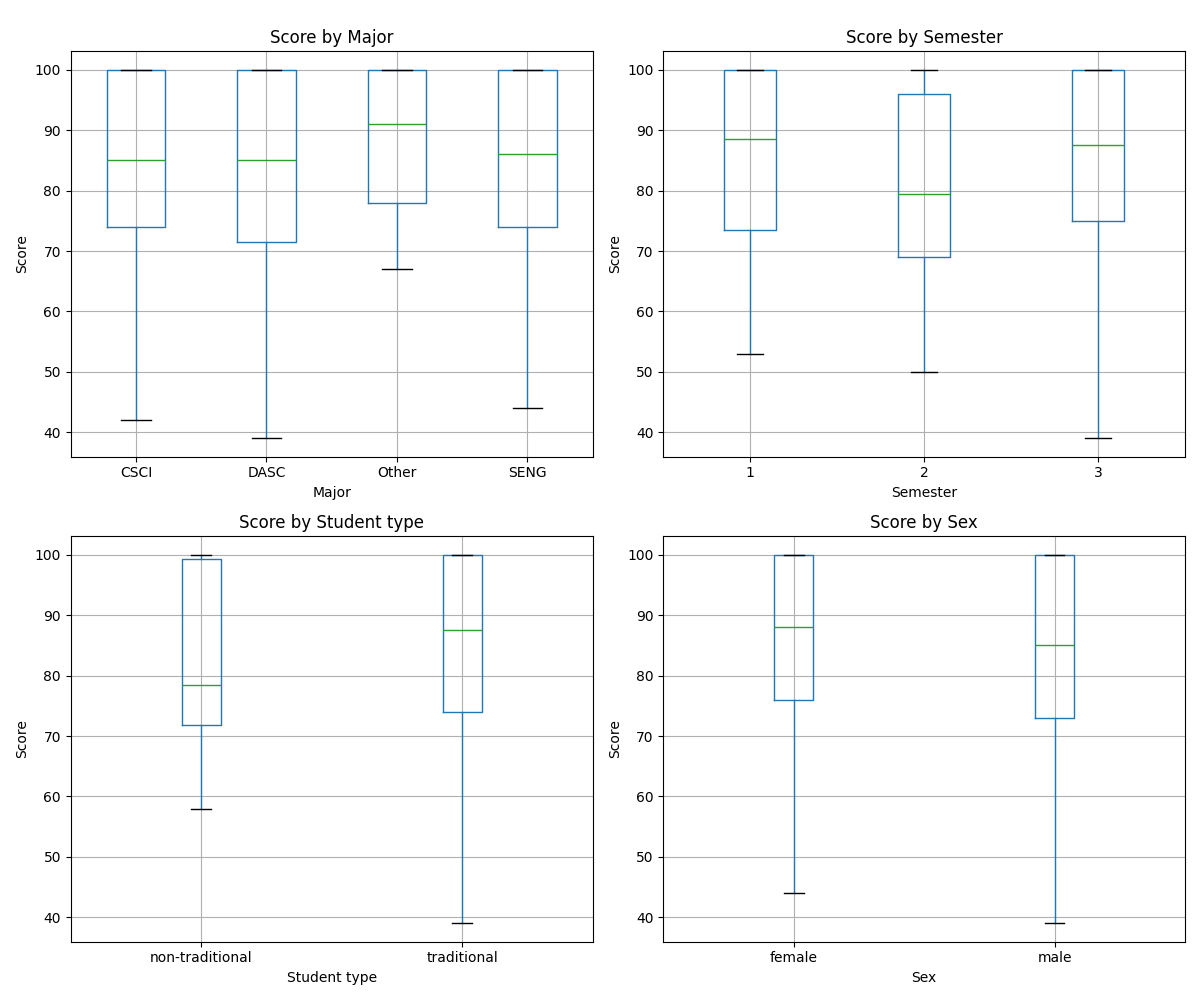

This chart was generated by the following Python code:
import pandas as pd
import matplotlib.pyplot as plt

df = pd.read_csv('scores.csv')

fig, axes = plt.subplots(2, 2, figsize=(12, 10))

df.boxplot(column='Score', by='Major', ax=axes[0,0])
axes[0,0].set_title('Score by Major')
axes[0,0].set_xlabel('Major')
axes[0,0].set_ylabel('Score')

df.boxplot(column='Score', by='Semester', ax=axes[0,1])
axes[0,1].set_title('Score by Semester')
axes[0,1].set_xlabel('Semester')
axes[0,1].set_ylabel('Score')

df.boxplot(column='Score', by='Student type', ax=axes[1,0])
axes[1,0].set_title('Score by Student type')
axes[1,0].set_xlabel('Student type')
axes[1,0].set_ylabel('Score')

df.boxplot(column='Score', by='Sex', ax=axes[1,1])
axes[1,1].set_title('Score by Sex')
axes[1,1].set_xlabel('Sex')
axes[1,1].set_ylabel('Score')

plt.suptitle('')
plt.tight_layout()
plt.savefig('q3.png')
plt.show()



